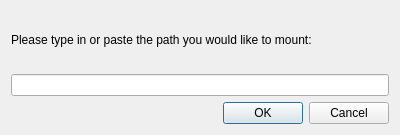
<?xml version="1.0" encoding="UTF-8"?>
<ui version="4.0">
 <class>MountFromPathDialog</class>
 <widget class="QDialog" name="MountFromPathDialog">
  <property name="geometry">
   <rect>
    <x>0</x>
    <y>0</y>
    <width>400</width>
    <height>135</height>
   </rect>
  </property>
  <property name="windowTitle">
   <string>Dialog</string>
  </property>
  <layout class="QVBoxLayout" name="verticalLayout_2">
   <item>
    <layout class="QVBoxLayout" name="verticalLayout">
     <item>
      <widget class="QLabel" name="pleaseTypeInLabel">
       <property name="text">
        <string>Please type in or paste the path you would like to mount:</string>
       </property>
      </widget>
     </item>
     <item>
      <widget class="QLineEdit" name="mountPathLineEdit"/>
     </item>
     <item>
      <widget class="QDialogButtonBox" name="buttonBox">
       <property name="orientation">
        <enum>Qt::Horizontal</enum>
       </property>
       <property name="standardButtons">
        <set>QDialogButtonBox::Cancel|QDialogButtonBox::Ok</set>
       </property>
      </widget>
     </item>
    </layout>
   </item>
  </layout>
 </widget>
 <resources/>
 <connections>
  <connection>
   <sender>buttonBox</sender>
   <signal>accepted()</signal>
   <receiver>MountFromPathDialog</receiver>
   <slot>accept()</slot>
   <hints>
    <hint type="sourcelabel">
     <x>248</x>
     <y>254</y>
    </hint>
    <hint type="destinationlabel">
     <x>157</x>
     <y>274</y>
    </hint>
   </hints>
  </connection>
  <connection>
   <sender>buttonBox</sender>
   <signal>rejected()</signal>
   <receiver>MountFromPathDialog</receiver>
   <slot>reject()</slot>
   <hints>
    <hint type="sourcelabel">
     <x>316</x>
     <y>260</y>
    </hint>
    <hint type="destinationlabel">
     <x>286</x>
     <y>274</y>
    </hint>
   </hints>
  </connection>
 </connections>
</ui>
